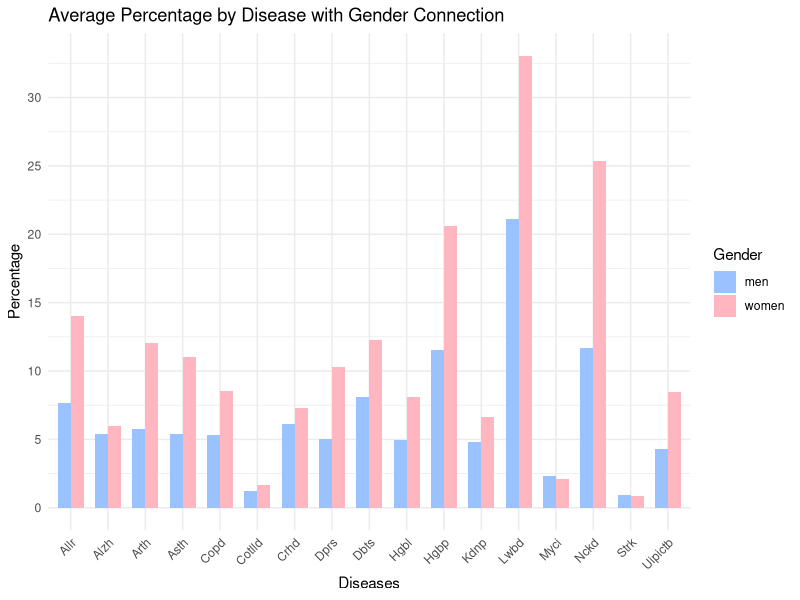
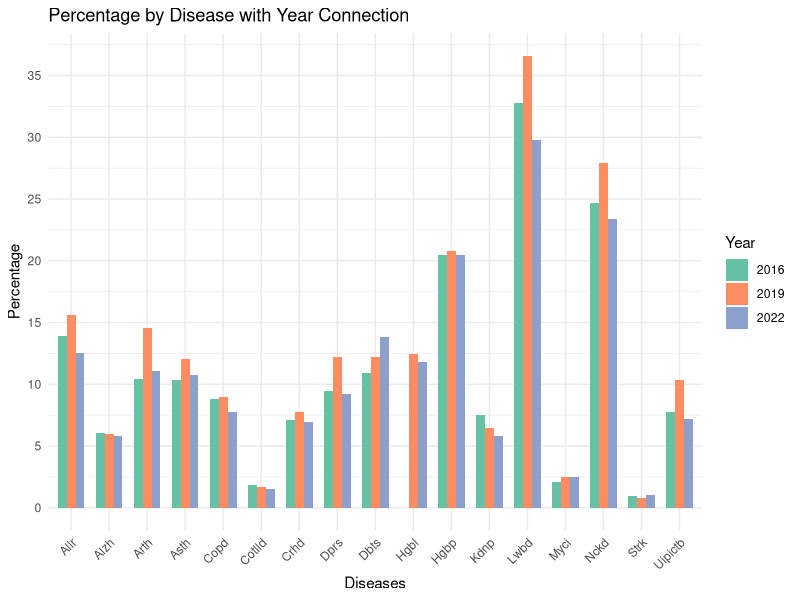
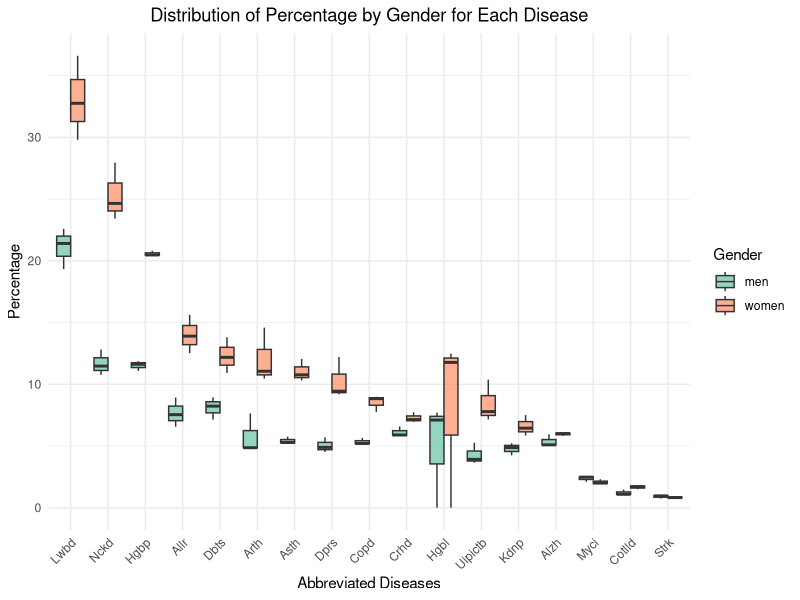
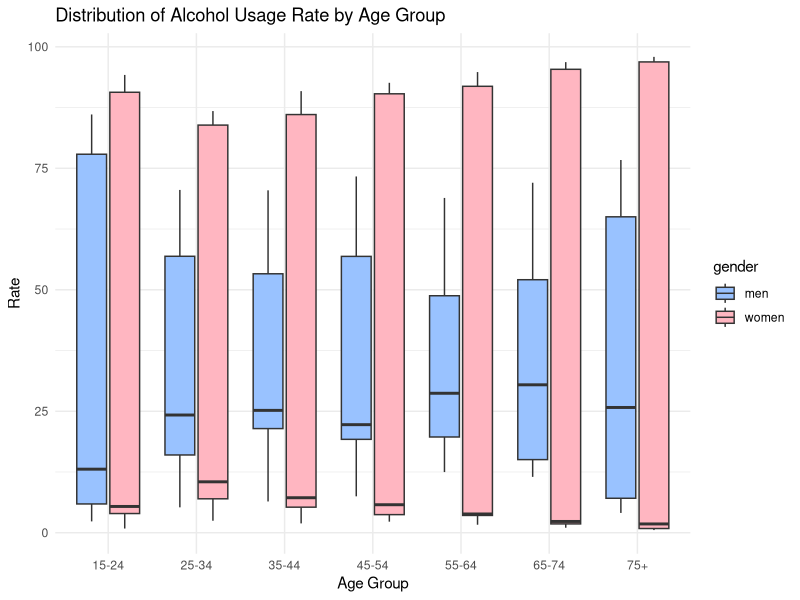
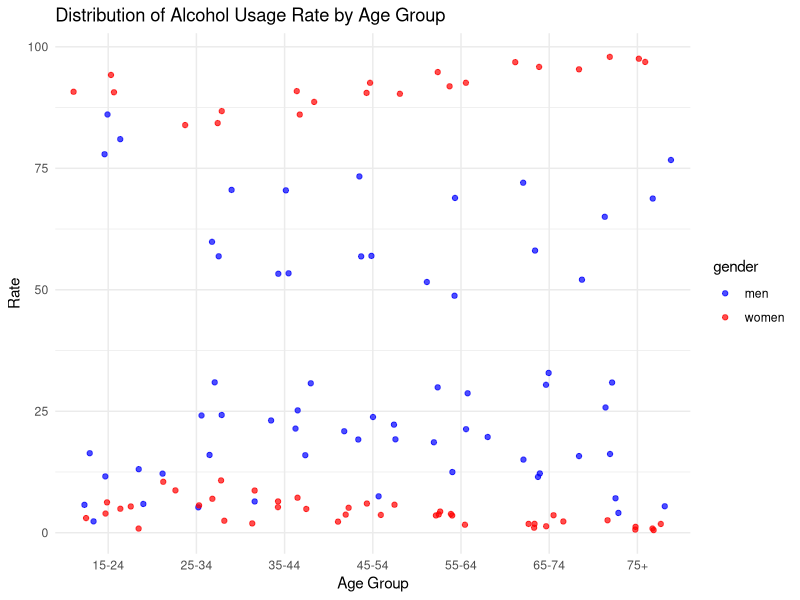
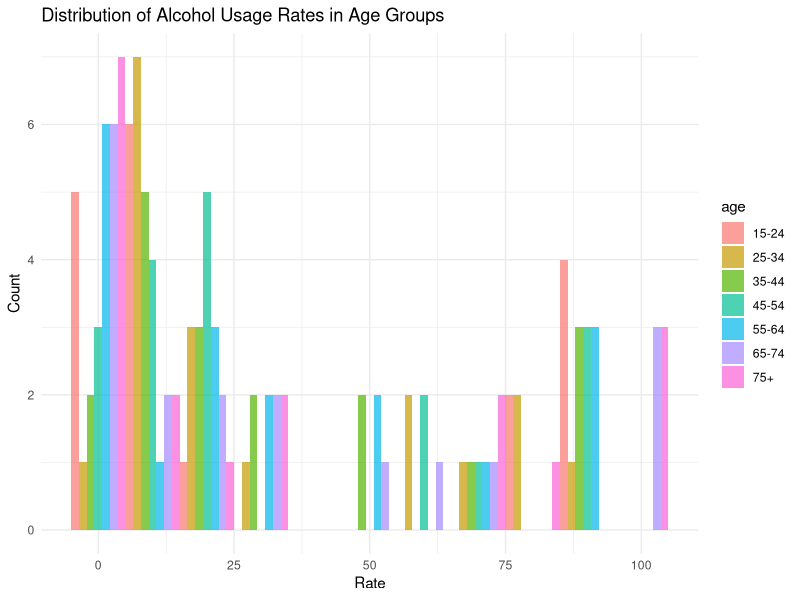
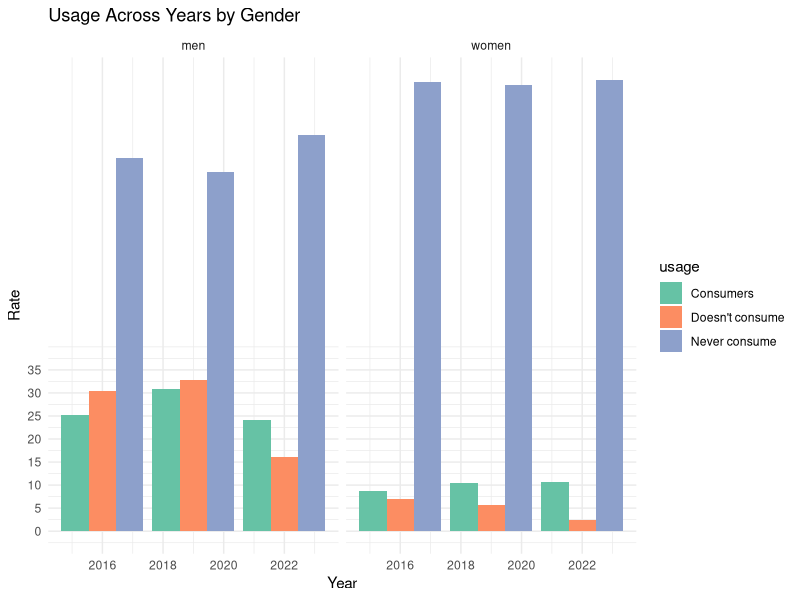
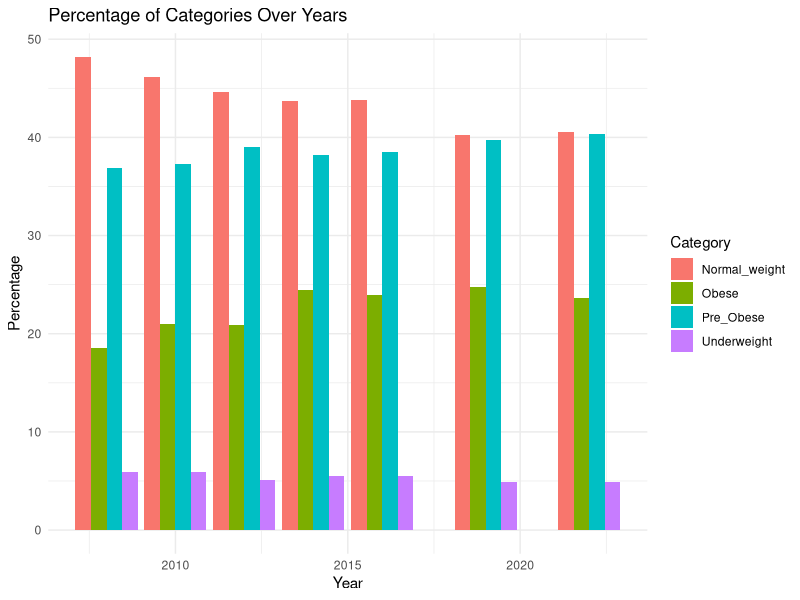

The R script that drew these images, in order:
## ---- chunk 1
#| echo: false
suppressPackageStartupMessages(library(dplyr))
library(readxl)
library(dplyr)
library(tidyr)
library(ggplot2)

data_1 <- read_excel("tidydataset1.xls")
colnames(data_1) <- c("Diseases", "men_2016", "women_2016", "men_2019", "women_2019", "men_2022", "women_2022")

data_1_longer <- data_1 %>%
  pivot_longer(cols = starts_with(c("men", "women")),
               names_to = "Gender",
               values_to = "Percentage") %>%
  separate(Gender, into = c("Gender", "Year"), sep = "_") %>%
  arrange(Diseases) %>%
  mutate_at(vars(Year, Percentage), as.numeric) %>%
  mutate(Diseases = gsub("^\\n", "", Diseases))
## ---- chunk 2
#| code-fold: true
#| code-summary: "Show the code"

abbreviate_disease_names <- abbreviate(data_1_longer$Diseases)
ggplot(data_1_longer, aes(x = Diseases, y = Percentage, fill = Gender)) +
  geom_bar(stat = "summary", fun = "mean", position = "dodge", width = 0.7) +
  labs(title = "Average Percentage by Disease with Gender Connection",
       x = "Diseases",
       y = "Percentage") +
  scale_x_discrete(labels = abbreviate_disease_names) +
  scale_y_continuous(breaks = seq(0, 30, by = 5)) +
  scale_fill_manual(values = c("#99C2FF", "#FFB6C1")) +
  theme_minimal() +
  theme(axis.text.x = element_text(angle = 45, hjust = 1))
## ---- chunk 3
#| code-fold: true
#| code-summary: "Show the code"

abbreviate_disease_names <- abbreviate(data_1_longer$Diseases)

custom_colors <- c("#66c2a5", "#fc8d62", "#8da0cb")

ggplot(data_1_longer, aes(x = Diseases, y = Percentage, fill = as.factor(Year))) +
  geom_bar(stat = "identity", position = "dodge", width = 0.7) +
  labs(title = "Percentage by Disease with Year Connection",
       x = "Diseases",
       y = "Percentage",
       fill = "Year") +
  scale_x_discrete(labels = abbreviate_disease_names) +
  scale_y_continuous(breaks = seq(0, 35, by = 5)) +
  scale_fill_manual(values = custom_colors) +
  theme_minimal() +
  theme(axis.text.x = element_text(angle = 45, hjust = 1))


## ---- chunk 4
#| code-fold: true
#| code-summary: "Show the code"
abbreviate_disease_names <- abbreviate(data_1_longer$Diseases)

ggplot(data_1_longer, aes(x = reorder(abbreviate_disease_names, -Percentage), y = Percentage, fill = Gender)) +
  geom_boxplot(position = "dodge", alpha = 0.7) +
  labs(title = "Distribution of Percentage by Gender for Each Disease",
       x = "Abbreviated Diseases",
       y = "Percentage",
       fill = "Gender") +
  scale_fill_manual(values = c("#66c2a5", "#fc8d62")) +
  theme_minimal() +
  theme(plot.title = element_text(hjust = 0.5),
        axis.text.x = element_text(angle = 45, hjust = 1))
## ---- chunk 5
#| echo: false
suppressPackageStartupMessages(library(dplyr))
library(readxl)
library(dplyr)
library(tidyr)
library(ggplot2)

data_2 <- read_excel("tidydataset2.xls")
colnames(data_2) <- c("age", "men_2016", "women_2016", "men_2019", "women_2019", "men_2022", "women_2022", "usage")
data_2_longer <- data_2 %>%
  pivot_longer(cols = starts_with(c("men", "women")),
               names_to = "gender",
               values_to = "rate") %>%
  separate(gender, into = c("gender", "year"), sep = "_") %>%
  arrange(age) %>%
  mutate_at(vars(year, rate), as.numeric) %>%
  na.omit()
## ---- chunk 6
#| code-fold: true
#| code-summary: "Show the code"
ggplot(data_2_longer, aes(x = age, y = rate, fill = gender)) +
  geom_boxplot() +
  labs(title = "Distribution of Alcohol Usage Rate by Age Group",
       x = "Age Group",
       y = "Rate") +
  scale_fill_manual(values = c("#99C2FF", "#FFB6C1")) +
  theme_minimal()
## ---- chunk 7
#| code-fold: true
#| code-summary: "Show the code"
ggplot(data_2_longer, aes(x = age, y = rate, color = gender)) +
  geom_jitter(alpha = 0.7) +
  labs(title = "Distribution of Alcohol Usage Rate by Age Group",
       x = "Age Group",
       y = "Rate") +
  scale_color_manual(values = c("blue", "red")) +
  theme(axis.text.x = element_text(angle = 45, hjust = 1)) +
  theme_minimal()

## ---- chunk 8
#| code-fold: true
#| code-summary: "Show the code"
ggplot(data_2_longer, aes(x = rate, fill = age)) +
  geom_histogram(binwidth = 10, position = "dodge", alpha = 0.7) +
  labs(title = "Distribution of Alcohol Usage Rates in Age Groups",
       x = "Rate",
       y = "Count") +
  theme_minimal()
## ---- chunk 9
#| code-fold: true
#| code-summary: "Show the code"
custom_colors <- c("#66c2a5", "#fc8d62", "#8da0cb")
ggplot(data_2_longer, aes(x = year, y = rate, fill = usage)) +
  geom_bar(stat = "identity", position = "dodge") +
  facet_grid(. ~ gender) +
  labs(title = "Usage Across Years by Gender",
       x = "Year",
       y = "Rate") +
  scale_y_continuous(breaks = seq(0, 35, by = 5)) +
  scale_fill_manual(values = custom_colors) +
  theme_minimal() 
 
## ---- chunk 10
#| echo: false
suppressPackageStartupMessages(library(dplyr))
library(readxl)
library(dplyr)
library(tidyr)
library(ggplot2)
data_3 <- read_excel("tidydataset3.xls")
colnames(data_3) <- c("Year", "Sex", "Underweight", "Normal_weight", "Pre_Obese", "Obese")
data_3_long <- data_3 %>%
  pivot_longer(cols = c(Underweight, Normal_weight, Pre_Obese, Obese),
               names_to = "Category",
               values_to = "Percentage")
## ---- chunk 11
#| code-fold: true
#| code-summary: "Show the code"
ggplot(data_3_long, aes(x = Year, y = Percentage, fill = Category)) +
  geom_bar(stat = "identity", position = "dodge") +
  labs(title = "Percentage of Categories Over Years",
       x = "Year",
       y = "Percentage") +
  theme_minimal()
## ---- chunk 12
#| code-fold: true
#| code-summary: "Show the code"
ggplot(data_3_long, aes(x = Year, y = Percentage, color = Category)) +
  geom_line() +
  labs(title = "Percentage Trends Over Years",
       x = "Year",
       y = "Percentage") +
  theme_minimal()
## ---- chunk 13
#| code-fold: true
#| code-summary: "Show the code"
ggplot(data_3_long, aes(x = Year, y = Percentage, fill = Category)) +
  geom_area() +
  labs(title = "Composition of Categories Over Years",
       x = "Year",
       y = "Percentage") +
  theme_minimal()
## ---- chunk 14
#| code-fold: true
#| code-summary: "Show the code"
ggplot(data_3_long, aes(x = Sex, y = Percentage, fill = Category)) +
  geom_bar(stat = "identity", position = "dodge") +
  labs(title = "Percentage of Categories by Gender",
       x = "Gender",
       y = "Percentage") +
  theme_minimal()
